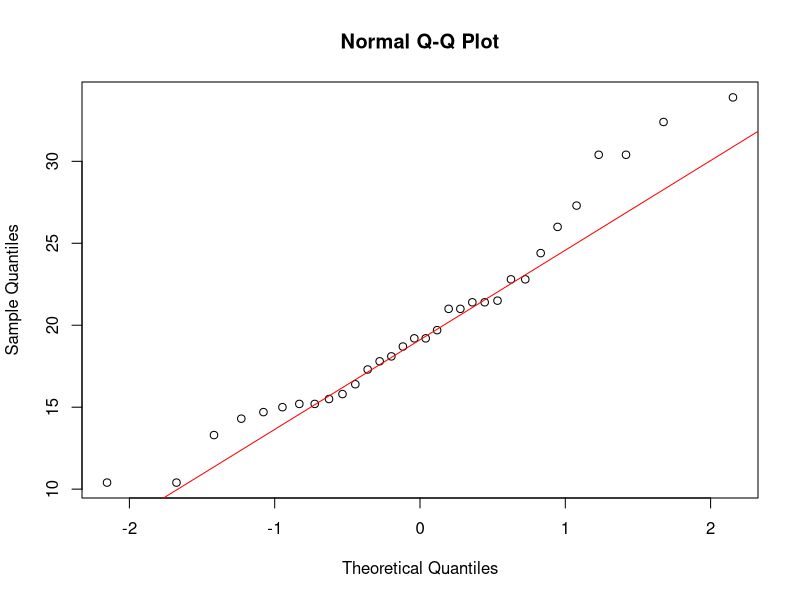
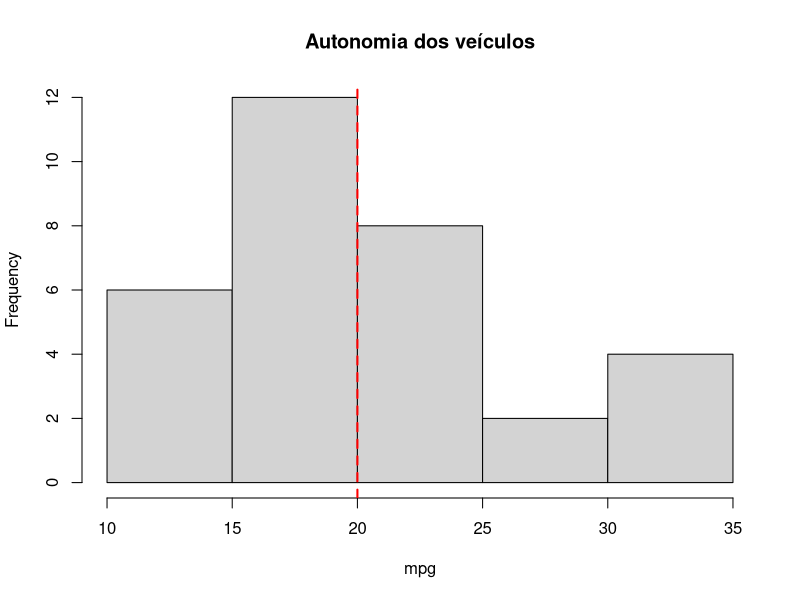

Reproduce these figures in R, in order.
# Teste t para uma amostra ----

# Ajuste e resultados ----
summary(mtcars$mpg)
sd(mtcars$mpg)
resultado <- t.test(mtcars$mpg, mu = 20, conf.level = 0.95)
print(resultado)
qqnorm(mtcars$mpg); qqline(mtcars$mpg, col = "red")

# Visualização e diagnóstico ----
hist(mtcars$mpg, main = "Autonomia dos veículos", xlab = "mpg", breaks = "FD")
abline(v = 20, col = "red", lwd = 2, lty = 2)


# Análises unilaterais: use somente a direção definida antes da análise ----
# H1: mu > 20 (maior média)
print(t.test(mtcars$mpg, mu = 20, alternative = "greater", conf.level = 0.95))
# H1: mu < 20 (menor média)
print(t.test(mtcars$mpg, mu = 20, alternative = "less", conf.level = 0.95))
